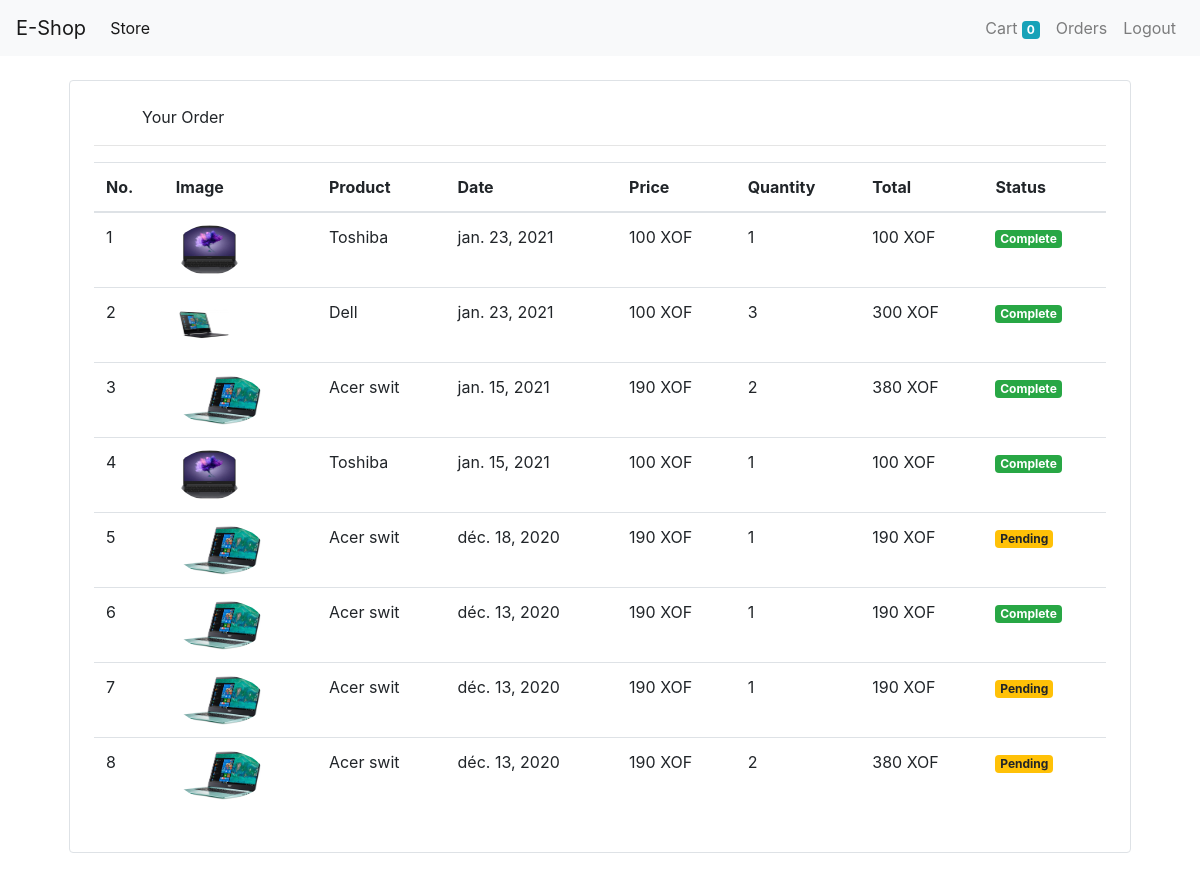
Screenshot of /orders (signed in) with the database file from the repository.
### store/models/orders.py (models this page shows, shortened)
class Order(models.Model):
    product = models.ForeignKey(Product,
                                        on_delete=models.CASCADE)
    customer = models.ForeignKey(Customer,
                                        on_delete=models.CASCADE)
    quantity = models.IntegerField(default=1)
    price = models.IntegerField()
    address = models.CharField(max_length=50, default='', blank=True)
    phone = models.CharField(max_length=50, default='', blank=True)
    date = models.DateField(default=datetime.datetime.today)
    statues = models.BooleanField(default=False)
    @staticmethod
    def get_orders_by_customer(customer_id):
        return Order.objects.filter(customer = customer_id).order_by('-date')

### store/models/product.py (models this page shows, shortened)
class Product(models.Model):
    name = models.CharField(max_length=200)
    price = models.IntegerField(default=0)
    category = models.ForeignKey(Category, on_delete=models.CASCADE, default=1)
    description = models.CharField(max_length=200, default='', null=True, blank=True)
    image = models.ImageField(upload_to='product/')

### store/views/orders.py (the view)
# urls.py: path('orders', orders.OrderView.as_view(), name='orders')
class OrderView(View):
    def get(self, request):
        customer = request.session.get('customer')
        orders = Order.get_orders_by_customer(customer)
        return render(request, 'orders.html', {'orders' : orders})

### store/templatetags/custom_filter.py (called while the page is built)
@register.filter(name='currency')
def currency(number):
    return str(number)+" XOF"

@register.filter(name='multiply')
def multiply(number, number1):
    return number * number1

### store/templates/orders.html
{% extends 'base.html' %}
{% block content %}
{% load cart %}
{% load custom_filter %}
<div class="container">
   <div class="border rounded p-4 m-4">
       <p class="sisplay-4 pl-4 ml-4">Your Order</p>
       <hr>
       <table class="table">
           <thead>
               <tr>
                   <th>No.</th>
                   <th>Image</th>
                   <th>Product</th>
                   <th>Date</th>
                   <th>Price</th>
                   <th>Quantity</th>
                   <th>Total</th>
                   <th>Status</th>
               </tr>
           </thead>
           <tbody>
               {% for order in orders %}
               <tr>
                   <td>{{forloop.counter}}</td>
                   <td><img style="height: 50px;" class="rounded-circle" src="{{order.product.image.url}}" alt=""></td>
                   <td>{{order.product.name}}</td>
                   <td>{{order.date}}</td>
                   <td>{{order.price|currency}}</td>
                   <td>{{order.quantity}}</td>
                   <td>{{order.quantity|multiply:order.price|currency }}</td>
                   {% if order.statues %}
                    <td><small class="badge badge-success">Complete</small></td>
                    {% else %}
                    <td><small class="badge badge-warning">Pending</small></td>
                    {% endif %}
               </tr>
               {% endfor %}
           </tbody>
       </table>
   </div>
</div>
{% endblock %}

### rows the page displays
Order: product.image (picture), product.name "Toshiba", date "jan. 23, 2021", price "100 XOF", quantity "1", quantity|multiply "100 XOF", statues "Complete"
Order: product.image (picture), product.name "Dell", date "jan. 23, 2021", price "100 XOF", quantity "3", quantity|multiply "300 XOF", statues "Complete"
Order: product.image (picture), product.name "Acer swit", date "jan. 15, 2021", price "190 XOF", quantity "2", quantity|multiply "380 XOF", statues "Complete"
Order: product.image (picture), product.name "Toshiba", date "jan. 15, 2021", price "100 XOF", quantity "1", quantity|multiply "100 XOF", statues "Complete"
Order: product.image (picture), product.name "Acer swit", date "déc. 18, 2020", price "190 XOF", quantity "1", quantity|multiply "190 XOF", statues "Pending"
Order: product.image (picture), product.name "Acer swit", date "déc. 13, 2020", price "190 XOF", quantity "1", quantity|multiply "190 XOF", statues "Complete"
Order: product.image (picture), product.name "Acer swit", date "déc. 13, 2020", price "190 XOF", quantity "1", quantity|multiply "190 XOF", statues "Pending"
Order: product.image (picture), product.name "Acer swit", date "déc. 13, 2020", price "190 XOF", quantity "2", quantity|multiply "380 XOF", statues "Pending"

### other values shown
{{ request.session.cart.keys|length }} "0"
